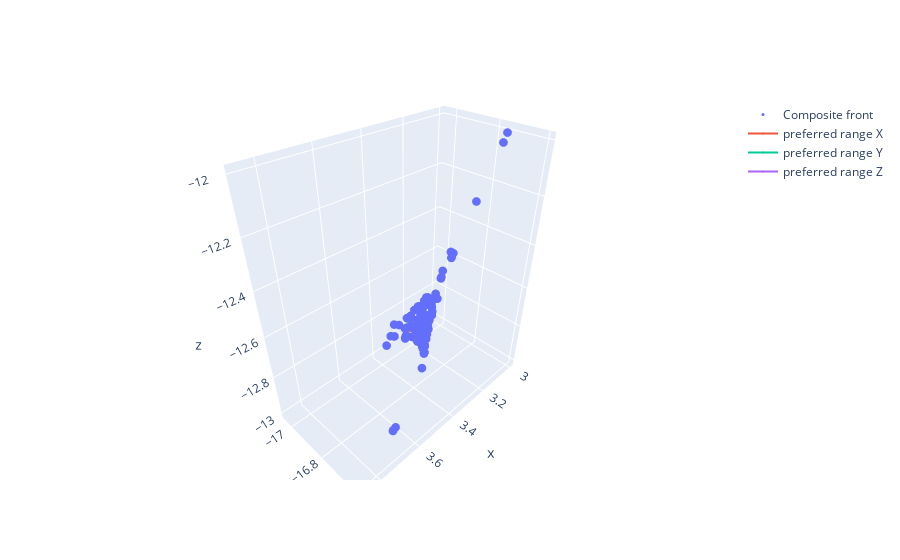

Notebook cell for this chart:
### Code cell
max_assigned_vector = gp.get_max_assigned_vector(base.assigned_vectors)
range2, rp2 = gp.generateRanges4decision(base, max_assigned_vector)
print(range2)
print(rp2)
visualize_3D_front_range(base.composite_front, range2, rp2)
